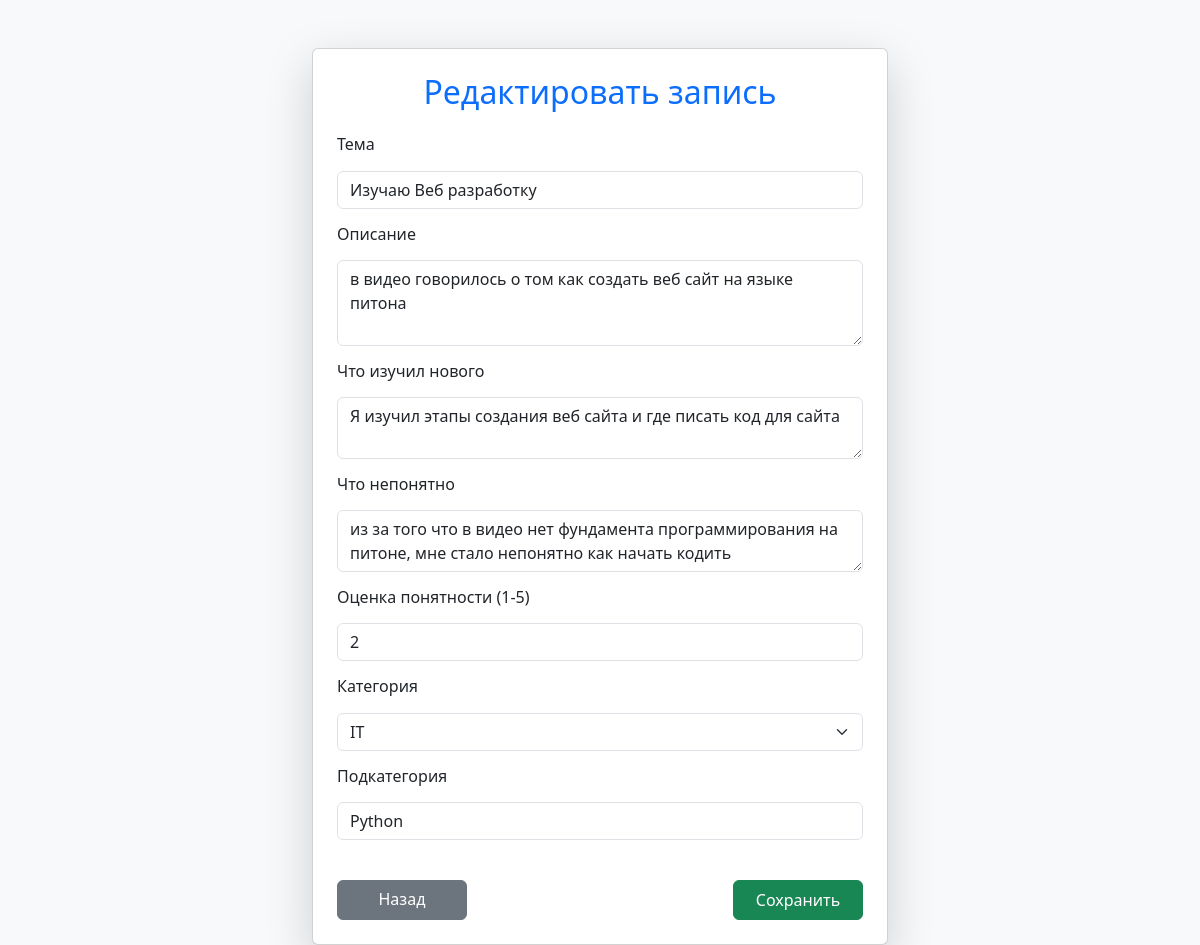
The app's page /note/6/edit/ with its own data.
### notes/models.py (models this page shows, shortened)
class Note(models.Model):
    CATEGORY_CHOICES = [
        ('IT', 'IT'),
        ('Языки', 'Языки'),
    ]
    SUBCATEGORY_CHOICES = [
        ('Веб-разработка', 'Веб-разработка'),
        ('Компьютерная безопасность', 'Компьютерная безопасность'),
        ('Компьютерные сети', 'Компьютерные сети'),
        ('Python', 'Python'),
        ('C++', 'C++'),
        ('Английский', 'Английский'),
        ('Корейский', 'Корейский'),
        ('Японский', 'Японский')
    ]
    title = models.CharField(max_length=255, verbose_name='Тема')
    category = models.CharField(max_length=20, choices=CATEGORY_CHOICES, verbose_name='Категория')
    subcategory = models.CharField(max_length=50, choices=SUBCATEGORY_CHOICES, verbose_name='Подкатегория')
    description = models.TextField(verbose_name='Описание')
    understanding = models.IntegerField(choices=[(i, str(i)) for i in range(1, 6)], verbose_name='Понятность')
    what_learned = models.TextField(blank=True, null=True, verbose_name='Что я изучил нового')
    what_not_understood = models.TextField(blank=True, null=True, verbose_name='Что непонятно')

### notes/views.py (the view)
# urls.py: path('note/<int:note_id>/edit/', views.edit_note, name='edit_note'),
def edit_note(request, note_id):
    note = get_object_or_404(Note, id=note_id)
    if request.method == 'POST':
        form = NoteForm(request.POST, instance=note)
        if form.is_valid():
            form.save()
            return redirect('home')
    else:
        form = NoteForm(instance=note)
    return render(request, 'notes/edit_note.html', {'form': form, 'note': note})

### notes/forms.py
class NoteForm(forms.ModelForm):
    class Meta:
        model = Note
        fields = ['title', 'description', 'understanding', 'what_learned', 'what_not_understood', 'category', 'subcategory']
        widgets = {
            'title': forms.TextInput(attrs={'placeholder': 'Введите тему'}),
            'description': forms.Textarea(attrs={'placeholder': 'О чём была тема?', 'rows': 4}),
            'understanding': forms.Select(choices=[(i, str(i)) for i in range(1, 6)]),
            'what_learned': forms.Textarea(attrs={'placeholder': 'Что вы изучили нового?', 'rows': 2}),
            'what_not_understood': forms.Textarea(attrs={'placeholder': 'Что осталось непонятным?', 'rows': 2}),
            'category': forms.Select(choices=[('IT', 'IT'), ('Languages', 'Языки')]),
            'subcategory': forms.TextInput(attrs={'placeholder': 'Подкатегория'}),
        }

### notes/templates/notes/edit_note.html (shortened to what this page needs)
<!DOCTYPE html>
<html lang="ru">
<head>
    <link href="https://cdn.jsdelivr.net/npm/bootstrap@5.3.2/dist/css/bootstrap.min.css" rel="stylesheet">
</head>
<body class="bg-light">
    <div class="container mt-5">
        <div class="card shadow-lg p-4">
            <h2 class="text-center mb-4 text-primary">Редактировать запись</h2>
            <form method="POST">
                <div class="mb-3">
                    <h6><label class="form-label">Тема</label></h6>
                    <input type="text" name="title" class="form-control" value="{{ note.title }}" required>
                </div>
                <div class="mb-3">
                    <h6><label class="form-label">Описание</label></h6>
                    <textarea name="description" class="form-control" rows="3">{{ note.description }}</textarea>
                </div>
                <div class="mb-3">
                    <h6><label class="form-label">Что изучил нового</label></h6>
                    <textarea name="what_learned" class="form-control" rows="2">{{ note.what_learned }}</textarea>
                </div>
                <div class="mb-3">
                    <h6><label class="form-label">Что непонятно</label></h6>
                    <textarea name="what_not_understood" class="form-control" rows="2">{{ note.what_not_understood }}</textarea>
                </div>
                <div class="mb-3">
                    <h6><label class="form-label">Оценка понятности (1-5)</label></h6>
                    <input type="number" name="understanding" class="form-control" min="1" max="5" value="{{ note.understanding }}">
                </div>
                <div class="mb-3">
                    <h6><label class="form-label">Категория</label></h6>
                    <select name="category" class="form-select">
                        <option value="IT" {% if note.category == "IT" %}selected{% endif %}>IT</option>
                    </select>
                </div>
                <div class="mb-3">
                    <h6><label class="form-label">Подкатегория</label></h6>
                    <input type="text" name="subcategory" class="form-control" value="{{ note.subcategory }}">
                </div>
                <br>
                <div class="d-flex justify-content-between">
                    <a href="{% url 'home' %}" class="btn btn-secondary">Назад</a>
                    <button type="submit" class="btn btn-success">Сохранить</button>
                </div>
            </form>
        </div>
    </div>
</body>
</html>

### notes/templates/notes/edit_note.html (style rules this page uses)
.container { max-width: 600px; margin-top: 40px; }
.btn { width: 130px; height: 40px; }

### records on screen
Note: title "Изучаю Веб разработку", description "в видео говорилось о том как создать веб сайт на языке питона", what_learned "Я изучил этапы создания веб сайта и где писать код для сайта", what_not_understood "из за того что в видео нет фундамента программирования на питоне, мне стало непонятно как начать кодить", understanding "2", category "IT", subcategory "Python"
